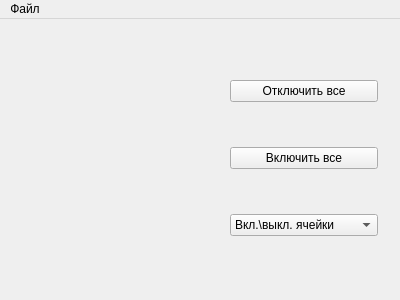
<?xml version="1.0" encoding="UTF-8"?>
<ui version="4.0">
 <class>MainWindow</class>
 <widget class="QMainWindow" name="MainWindow">
  <property name="geometry">
   <rect>
    <x>0</x>
    <y>0</y>
    <width>400</width>
    <height>300</height>
   </rect>
  </property>
  <property name="sizePolicy">
   <sizepolicy hsizetype="Fixed" vsizetype="Fixed">
    <horstretch>0</horstretch>
    <verstretch>0</verstretch>
   </sizepolicy>
  </property>
  <property name="windowTitle">
   <string>Редактор полей</string>
  </property>
  <widget class="QWidget" name="centralWidget">
   <layout class="QGridLayout" name="gridLayout">
    <item row="0" column="0">
     <widget class="QWidget" name="widget" native="true">
      <layout class="QGridLayout" name="fieldLayout">
       <property name="leftMargin">
        <number>0</number>
       </property>
       <property name="topMargin">
        <number>0</number>
       </property>
       <property name="rightMargin">
        <number>0</number>
       </property>
       <property name="bottomMargin">
        <number>0</number>
       </property>
      </layout>
     </widget>
    </item>
    <item row="0" column="1">
     <widget class="QWidget" name="widget_2" native="true">
      <property name="sizePolicy">
       <sizepolicy hsizetype="Fixed" vsizetype="Preferred">
        <horstretch>0</horstretch>
        <verstretch>0</verstretch>
       </sizepolicy>
      </property>
      <property name="minimumSize">
       <size>
        <width>170</width>
        <height>0</height>
       </size>
      </property>
      <property name="maximumSize">
       <size>
        <width>170</width>
        <height>16777215</height>
       </size>
      </property>
      <layout class="QVBoxLayout" name="buttonsLayout">
       <item>
        <widget class="QPushButton" name="disableAll">
         <property name="text">
          <string>Отключить все</string>
         </property>
        </widget>
       </item>
       <item>
        <widget class="QPushButton" name="enableAll">
         <property name="text">
          <string>Включить все</string>
         </property>
        </widget>
       </item>
       <item>
        <widget class="QComboBox" name="comboBox">
         <item>
          <property name="text">
           <string>Вкл.\выкл. ячейки</string>
          </property>
         </item>
         <item>
          <property name="text">
           <string>Доб. плитки</string>
          </property>
         </item>
         <item>
          <property name="text">
           <string>Доб. заблокированную</string>
          </property>
         </item>
        </widget>
       </item>
      </layout>
     </widget>
    </item>
   </layout>
  </widget>
  <widget class="QMenuBar" name="menuBar">
   <property name="geometry">
    <rect>
     <x>0</x>
     <y>0</y>
     <width>400</width>
     <height>22</height>
    </rect>
   </property>
   <widget class="QMenu" name="menu">
    <property name="title">
     <string>Файл</string>
    </property>
    <addaction name="open"/>
    <addaction name="save"/>
    <addaction name="saveAs"/>
    <addaction name="exit"/>
   </widget>
   <addaction name="menu"/>
  </widget>
  <action name="saveAs">
   <property name="text">
    <string>Сохранить как...</string>
   </property>
  </action>
  <action name="exit">
   <property name="text">
    <string>Выход</string>
   </property>
  </action>
  <action name="save">
   <property name="enabled">
    <bool>false</bool>
   </property>
   <property name="text">
    <string>Сохранить</string>
   </property>
  </action>
  <action name="open">
   <property name="text">
    <string>Открыть...</string>
   </property>
  </action>
 </widget>
 <layoutdefault spacing="6" margin="11"/>
 <resources/>
 <connections/>
</ui>
